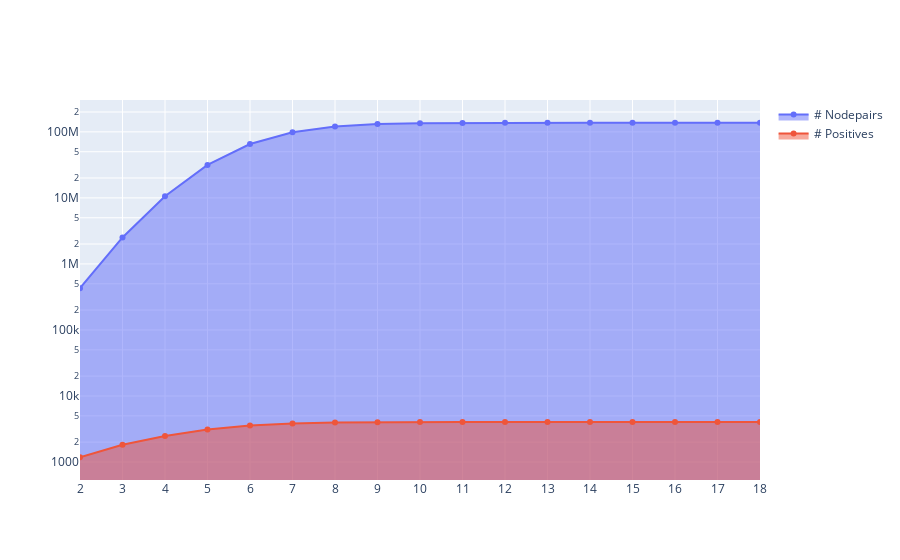

The cell this chart's notebook holds for it:
### Code cell
fig = go.Figure()
fig.add_trace(go.Scatter(x=df.index, y=df['size'].cumsum(), fill='tozeroy', name='# Nodepairs'))
fig.add_trace(go.Scatter(x=df.index, y=df['sum'].cumsum(), fill='tozeroy', name='# Positives'))
fig.update_layout(xaxis=dict(tickmode='linear', tick0=2, dtick=1), yaxis_type="log")

### Figure 1 — Plotly figure (JSON) as saved in the notebook; plotly's stock layout.template omitted (floating-point values rounded to 4 significant figures)
{"data": [{"fill": "tozeroy", "name": "# Nodepairs", "type": "scatter", "x": [2, 3, 4, 5, 6, 7, 8, 9, 10, 11, 12, 13, 14, 15, 16, 17, 18], "y": [429282, 2516428, 10600786, 31584016, 65326590, 98792520, 120756302, 131283996, 135327000, 136683408, 137136228, 137285414, 137328584, 137339234, 137341456, 137341802, 137341838]}, {"fill": "tozeroy", "name": "# Positives", "type": "scatter", "x": [2, 3, 4, 5, 6, 7, 8, 9, 10, 11, 12, 13, 14, 15, 16, 17, 18], "y": [1181, 1831, 2478, 3115, 3563, 3836, 3956, 4008, 4024, 4027, 4030, 4031, 4031, 4031, 4031, 4031, 4031]}], "layout": {"autosize": true, "xaxis": {"autorange": true, "dtick": 1, "range": [2, 18], "tick0": 2, "tickmode": "linear", "type": "linear"}, "yaxis": {"autorange": true, "range": [2.701, 8.509], "type": "log"}}}
